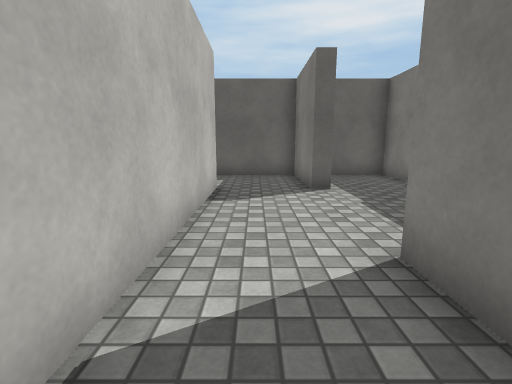
view 1 (above)

12 first-person views from a walk through a scene from a Unity 3-D project. The camera is 1.2 m above the floor, tilts 10° down and sees 85° across. The floor is counted in squares, 1 m on a side. Each view is taken from the middle of a square. On the plan, view 1 faces up. The plan holds only what a view shows up to about 13 squares ahead; the rest is blank. The place goes on beyond the plan. Surface patterns are stand-ins for the level's own textures.

view 2
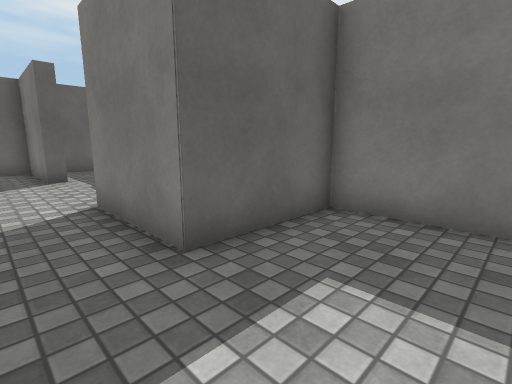

view 3
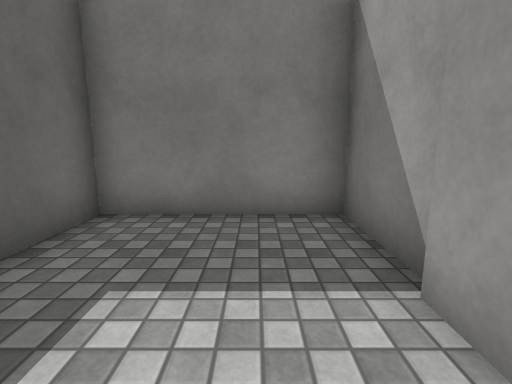

view 4
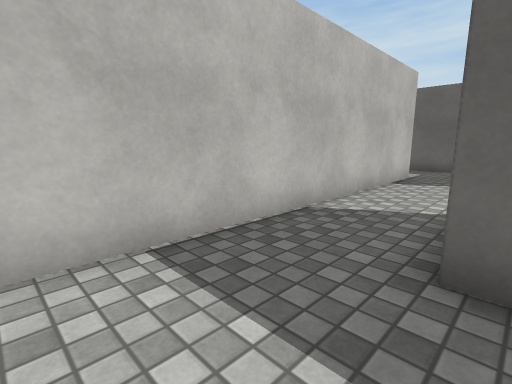

view 5
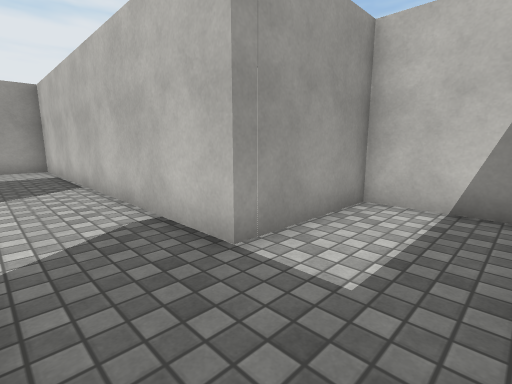

view 6
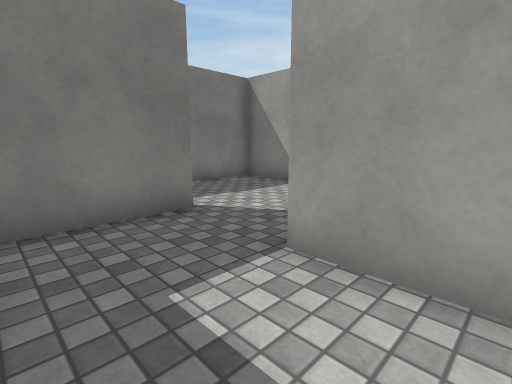

view 7
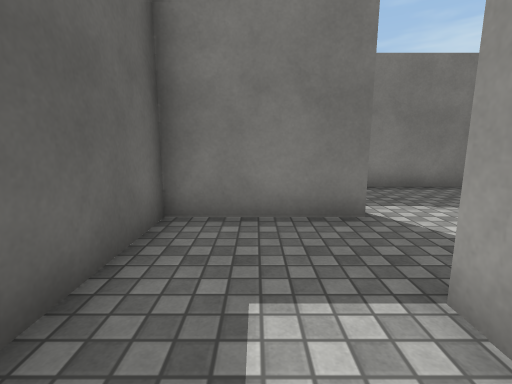

view 8
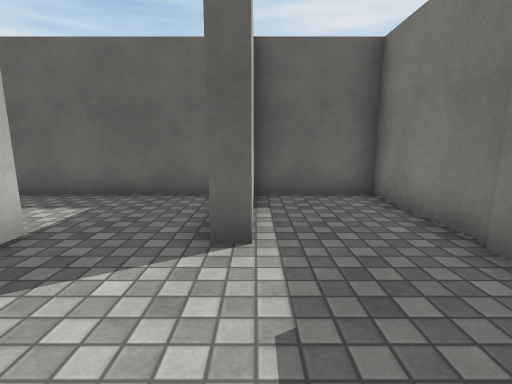

view 9
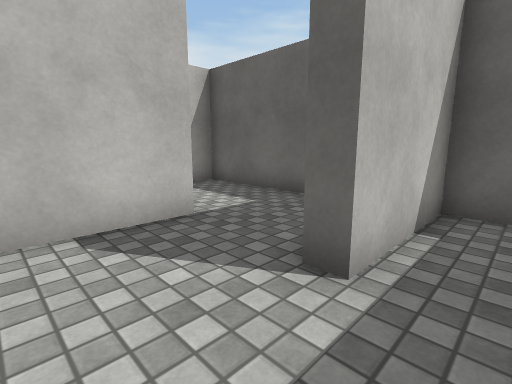

view 10
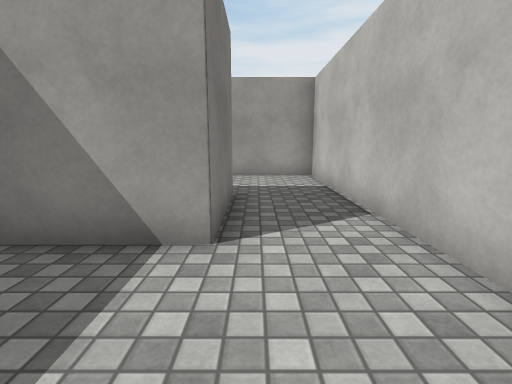

view 11
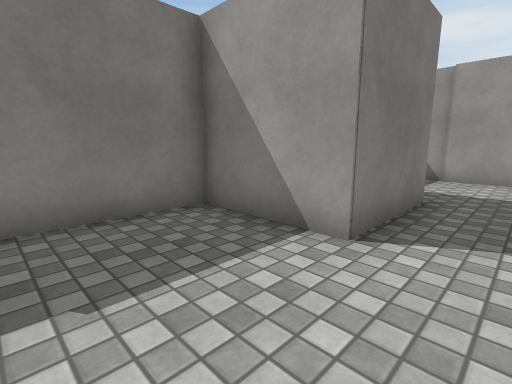

view 12
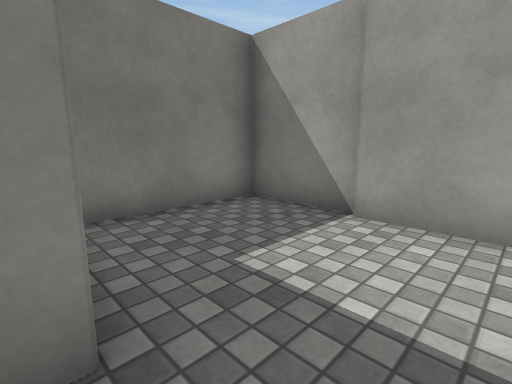

### Floor plan
Points are (right, up) in squares from view 1. A wall is a line through its corners. A room is listed if a view was taken in it or the views show most of it. See-through windows are left out.
Room 1 (views 1, 2, 3, 4, 5, 6, 7, 8, 9, 10, 11, 12)
walls: (2, -4.5) (4.6, -4.5) (4.6, -0.3) (1.5, -0.3) (1.5, 2.8) (4.6, 2.8) (4.6, 10.5) (2, 10.5) (2, 7.2) (1.5, 7.2) (1.5, 10.5) (-4.6, 10.5) (-4.6, 7.6) (-1.1, 7.6) (-1.1, -4.3) (2.1, -4.3)

Where each view was taken, in squares from view 1:
view 1: 0 up, 0 right, facing up
view 2: 3 down, 0 right, facing up-right
view 3: 3 down, 0 right, facing right
view 4: 3 down, 2 right, facing up-left
view 5: 10 up, 1 right, facing down-left
view 6: 10 up, 3 left, facing down-right
view 7: 9 up, 3 left, facing right
view 8: 4 up, 2 right, facing up
view 9: 5 up, 3 right, facing up-left
view 10: 6 up, 1 right, facing down
view 11: 6 up, 0 right, facing down-right
view 12: 0 up, 0 right, facing down-right
